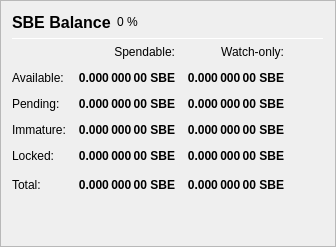
                   <widget class="QFrame" name="frame_Balances">
                    <property name="frameShape">
                     <enum>QFrame::StyledPanel</enum>
                    </property>
                    <property name="frameShadow">
                     <enum>QFrame::Raised</enum>
                    </property>
                    <layout class="QVBoxLayout" name="verticalLayout_4">
                     <item>
                      <layout class="QHBoxLayout" name="horizontalLayout_4">
                       <item>
                        <widget class="QLabel" name="label_5">
                         <property name="minimumSize">
                          <size>
                           <width>0</width>
                           <height>20</height>
                          </size>
                         </property>
                         <property name="font">
                          <font>
                           <pointsize>12</pointsize>
                           <weight>75</weight>
                           <bold>true</bold>
                          </font>
                         </property>
                         <property name="text">
                          <string>SBE Balance</string>
                         </property>
                        </widget>
                       </item>
                       <item>
                        <widget class="QLabel" name="labelSBEPercent">
                         <property name="text">
                          <string notr="true">0 %</string>
                         </property>
                        </widget>
                       </item>
                       <item>
                        <spacer name="horizontalSpacer_3">
                         <property name="orientation">
                          <enum>Qt::Horizontal</enum>
                         </property>
                         <property name="sizeHint" stdset="0">
                          <size>
                           <width>40</width>
                           <height>20</height>
                          </size>
                         </property>
                        </spacer>
                       </item>
                      </layout>
                     </item>
                     <item>
                      <widget class="Line" name="line_Balance">
                       <property name="minimumSize">
                        <size>
                         <width>0</width>
                         <height>1</height>
                        </size>
                       </property>
                       <property name="maximumSize">
                        <size>
                         <width>16777215</width>
                         <height>1</height>
                        </size>
                       </property>
                       <property name="orientation">
                        <enum>Qt::Horizontal</enum>
                       </property>
                      </widget>
                     </item>
                     <item>
                      <layout class="QGridLayout" name="gridLayout">
                       <property name="spacing">
                        <number>12</number>
                       </property>
                       <item row="0" column="1">
                        <widget class="QLabel" name="labelSpendable">
                         <property name="text">
                          <string>Spendable:</string>
                         </property>
                         <property name="alignment">
                          <set>Qt::AlignRight|Qt::AlignTrailing|Qt::AlignVCenter</set>
                         </property>
                        </widget>
                       </item>
                       <item row="0" column="2">
                        <widget class="QLabel" name="labelWatchonly">
                         <property name="text">
                          <string>Watch-only:</string>
                         </property>
                         <property name="alignment">
                          <set>Qt::AlignRight|Qt::AlignTrailing|Qt::AlignVCenter</set>
                         </property>
                        </widget>
                       </item>
                       <item row="1" column="0">
                        <widget class="QLabel" name="labelBalanceText">
                         <property name="text">
                          <string>Available:</string>
                         </property>
                        </widget>
                       </item>
                       <item row="1" column="1">
                        <widget class="QLabel" name="labelBalance">
                         <property name="font">
                          <font>
                           <weight>75</weight>
                           <bold>true</bold>
                          </font>
                         </property>
                         <property name="cursor">
                          <cursorShape>IBeamCursor</cursorShape>
                         </property>
                         <property name="toolTip">
                          <string>Your current spendable balance</string>
                         </property>
                         <property name="text">
                          <string notr="true">0.000 000 00 SBE</string>
                         </property>
                         <property name="alignment">
                          <set>Qt::AlignRight|Qt::AlignTrailing|Qt::AlignVCenter</set>
                         </property>
                         <property name="textInteractionFlags">
                          <set>Qt::LinksAccessibleByMouse|Qt::TextSelectableByKeyboard|Qt::TextSelectableByMouse</set>
                         </property>
                        </widget>
                       </item>
                       <item row="1" column="2">
                        <widget class="QLabel" name="labelWatchAvailable">
                         <property name="font">
                          <font>
                           <weight>75</weight>
                           <bold>true</bold>
                          </font>
                         </property>
                         <property name="cursor">
                          <cursorShape>IBeamCursor</cursorShape>
                         </property>
                         <property name="toolTip">
                          <string>Your current balance in watch-only addresses</string>
                         </property>
                         <property name="text">
                          <string notr="true">0.000 000 00 SBE</string>
                         </property>
                         <property name="alignment">
                          <set>Qt::AlignRight|Qt::AlignTrailing|Qt::AlignVCenter</set>
                         </property>
                         <property name="textInteractionFlags">
                          <set>Qt::LinksAccessibleByMouse|Qt::TextSelectableByKeyboard|Qt::TextSelectableByMouse</set>
                         </property>
                        </widget>
                       </item>
                       <item row="2" column="0">
                        <widget class="QLabel" name="labelPendingText">
                         <property name="text">
                          <string>Pending:</string>
                         </property>
                        </widget>
                       </item>
                       <item row="2" column="1">
                        <widget class="QLabel" name="labelUnconfirmed">
                         <property name="font">
                          <font>
                           <weight>75</weight>
                           <bold>true</bold>
                          </font>
                         </property>
                         <property name="cursor">
                          <cursorShape>IBeamCursor</cursorShape>
                         </property>
                         <property name="toolTip">
                          <string>Total of transactions that have yet to be confirmed, and do not yet count toward the spendable balance</string>
                         </property>
                         <property name="text">
                          <string notr="true">0.000 000 00 SBE</string>
                         </property>
                         <property name="alignment">
                          <set>Qt::AlignRight|Qt::AlignTrailing|Qt::AlignVCenter</set>
                         </property>
                         <property name="textInteractionFlags">
                          <set>Qt::LinksAccessibleByMouse|Qt::TextSelectableByKeyboard|Qt::TextSelectableByMouse</set>
                         </property>
                        </widget>
                       </item>
                       <item row="2" column="2">
                        <widget class="QLabel" name="labelWatchPending">
                         <property name="font">
                          <font>
                           <weight>75</weight>
                           <bold>true</bold>
                          </font>
                         </property>
                         <property name="cursor">
                          <cursorShape>IBeamCursor</cursorShape>
                         </property>
                         <property name="toolTip">
                          <string>Unconfirmed transactions to watch-only addresses</string>
                         </property>
                         <property name="text">
                          <string notr="true">0.000 000 00 SBE</string>
                         </property>
                         <property name="alignment">
                          <set>Qt::AlignRight|Qt::AlignTrailing|Qt::AlignVCenter</set>
                         </property>
                         <property name="textInteractionFlags">
                          <set>Qt::LinksAccessibleByMouse|Qt::TextSelectableByKeyboard|Qt::TextSelectableByMouse</set>
                         </property>
                        </widget>
                       </item>
                       <item row="3" column="0">
                        <widget class="QLabel" name="labelImmatureText">
                         <property name="text">
                          <string>Immature:</string>
                         </property>
                        </widget>
                       </item>
                       <item row="3" column="1">
                        <widget class="QLabel" name="labelImmature">
                         <property name="font">
                          <font>
                           <weight>75</weight>
                           <bold>true</bold>
                          </font>
                         </property>
                         <property name="cursor">
                          <cursorShape>IBeamCursor</cursorShape>
                         </property>
                         <property name="toolTip">
                          <string>Staked or masternode rewards that has not yet matured</string>
                         </property>
                         <property name="text">
                          <string notr="true">0.000 000 00 SBE</string>
                         </property>
                         <property name="alignment">
                          <set>Qt::AlignRight|Qt::AlignTrailing|Qt::AlignVCenter</set>
                         </property>
                         <property name="textInteractionFlags">
                          <set>Qt::LinksAccessibleByMouse|Qt::TextSelectableByKeyboard|Qt::TextSelectableByMouse</set>
                         </property>
                        </widget>
                       </item>
                       <item row="3" column="2">
                        <widget class="QLabel" name="labelWatchImmature">
                         <property name="font">
                          <font>
                           <weight>75</weight>
                           <bold>true</bold>
                          </font>
                         </property>
                         <property name="cursor">
                          <cursorShape>IBeamCursor</cursorShape>
                         </property>
                         <property name="toolTip">
                          <string>Staked or masternode rewards in watch-only addresses that has not yet matured</string>
                         </property>
                         <property name="text">
                          <string notr="true">0.000 000 00 SBE</string>
                         </property>
                         <property name="alignment">
                          <set>Qt::AlignRight|Qt::AlignTrailing|Qt::AlignVCenter</set>
                         </property>
                         <property name="textInteractionFlags">
                          <set>Qt::LinksAccessibleByMouse|Qt::TextSelectableByKeyboard|Qt::TextSelectableByMouse</set>
                         </property>
                        </widget>
                       </item>
                       <item row="4" column="0">
                        <widget class="QLabel" name="labelLockedBalanceText">
                         <property name="toolTip">
                          <string>Locked SBE or Masternode collaterals. These are excluded from zSBE minting.</string>
                         </property>
                         <property name="text">
                          <string>Locked:</string>
                         </property>
                        </widget>
                       </item>
                       <item row="4" column="1">
                        <widget class="QLabel" name="labelLockedBalance">
                         <property name="font">
                          <font>
                           <weight>75</weight>
                           <bold>true</bold>
                          </font>
                         </property>
                         <property name="cursor">
                          <cursorShape>IBeamCursor</cursorShape>
                         </property>
                         <property name="toolTip">
                          <string>Locked SBE or Masternode collaterals. These are excluded from zSBE minting.</string>
                         </property>
                         <property name="text">
                          <string notr="true">0.000 000 00 SBE</string>
                         </property>
                         <property name="alignment">
                          <set>Qt::AlignRight|Qt::AlignTrailing|Qt::AlignVCenter</set>
                         </property>
                         <property name="textInteractionFlags">
                          <set>Qt::LinksAccessibleByMouse|Qt::TextSelectableByKeyboard|Qt::TextSelectableByMouse</set>
                         </property>
                        </widget>
                       </item>
                       <item row="4" column="2">
                        <widget class="QLabel" name="labelWatchLocked">
                         <property name="font">
                          <font>
                           <weight>75</weight>
                           <bold>true</bold>
                          </font>
                         </property>
                         <property name="cursor">
                          <cursorShape>IBeamCursor</cursorShape>
                         </property>
                         <property name="toolTip">
                          <string>Current locked balance in watch-only addresses</string>
                         </property>
                         <property name="text">
                          <string notr="true">0.000 000 00 SBE</string>
                         </property>
                         <property name="alignment">
                          <set>Qt::AlignRight|Qt::AlignTrailing|Qt::AlignVCenter</set>
                         </property>
                         <property name="textInteractionFlags">
                          <set>Qt::LinksAccessibleByMouse|Qt::TextSelectableByKeyboard|Qt::TextSelectableByMouse</set>
                         </property>
                        </widget>
                       </item>
                       <item row="5" column="0">
                        <widget class="QLabel" name="labelTotalText">
                         <property name="toolTip">
                          <string>Your current Sombe balance, unconfirmed and immature transactions included</string>
                         </property>
                         <property name="text">
                          <string>Total:</string>
                         </property>
                        </widget>
                       </item>
                       <item row="5" column="1">
                        <widget class="QLabel" name="labelTotal">
                         <property name="font">
                          <font>
                           <weight>75</weight>
                           <bold>true</bold>
                          </font>
                         </property>
                         <property name="cursor">
                          <cursorShape>IBeamCursor</cursorShape>
                         </property>
                         <property name="toolTip">
                          <string>Your current Sombe balance, unconfirmed and immature transactions included</string>
                         </property>
                         <property name="text">
                          <string notr="true">0.000 000 00 SBE</string>
                         </property>
                         <property name="alignment">
                          <set>Qt::AlignRight|Qt::AlignTrailing|Qt::AlignVCenter</set>
                         </property>
                         <property name="textInteractionFlags">
                          <set>Qt::LinksAccessibleByMouse|Qt::TextSelectableByKeyboard|Qt::TextSelectableByMouse</set>
                         </property>
                        </widget>
                       </item>
                       <item row="5" column="2">
                        <widget class="QLabel" name="labelWatchTotal">
                         <property name="font">
                          <font>
                           <weight>75</weight>
                           <bold>true</bold>
                          </font>
                         </property>
                         <property name="cursor">
                          <cursorShape>IBeamCursor</cursorShape>
                         </property>
                         <property name="toolTip">
                          <string>Current total balance in watch-only addresses</string>
                         </property>
                         <property name="text">
                          <string notr="true">0.000 000 00 SBE</string>
                         </property>
                         <property name="alignment">
                          <set>Qt::AlignRight|Qt::AlignTrailing|Qt::AlignVCenter</set>
                         </property>
                         <property name="textInteractionFlags">
                          <set>Qt::LinksAccessibleByMouse|Qt::TextSelectableByKeyboard|Qt::TextSelectableByMouse</set>
                         </property>
                        </widget>
                       </item>
                       <item row="5" column="3">
                        <spacer name="horizontalSpacer_9">
                         <property name="orientation">
                          <enum>Qt::Horizontal</enum>
                         </property>
                         <property name="sizeHint" stdset="0">
                          <size>
                           <width>40</width>
                           <height>20</height>
                          </size>
                         </property>
                        </spacer>
                       </item>
                      </layout>
                     </item>
                     <item>
                      <spacer name="verticalSpacer_3">
                       <property name="orientation">
                        <enum>Qt::Vertical</enum>
                       </property>
                       <property name="sizeHint" stdset="0">
                        <size>
                         <width>20</width>
                         <height>40</height>
                        </size>
                       </property>
                      </spacer>
                     </item>
                    </layout>
                   </widget>
